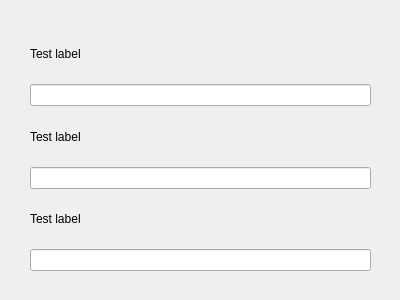
<?xml version="1.0" encoding="UTF-8"?>
<ui version="4.0">
 <class>Form</class>
 <widget class="QWidget" name="Form">
  <property name="geometry">
   <rect>
    <x>0</x>
    <y>0</y>
    <width>400</width>
    <height>300</height>
   </rect>
  </property>
  <property name="windowTitle">
   <string>Form</string>
  </property>
  <widget class="QWidget" name="verticalLayoutWidget">
   <property name="geometry">
    <rect>
     <x>30</x>
     <y>30</y>
     <width>341</width>
     <height>241</height>
    </rect>
   </property>
   <layout class="QVBoxLayout" name="verticalLayout">
    <item>
     <widget class="QLabel" name="label">
      <property name="text">
       <string>Test label</string>
      </property>
     </widget>
    </item>
    <item>
     <widget class="QLineEdit" name="lineEdit"/>
    </item>
    <item>
     <widget class="QLabel" name="label_2">
      <property name="text">
       <string>Test label</string>
      </property>
     </widget>
    </item>
    <item>
     <widget class="QLineEdit" name="lineEdit_2"/>
    </item>
    <item>
     <widget class="QLabel" name="label_3">
      <property name="text">
       <string>Test label</string>
      </property>
     </widget>
    </item>
    <item>
     <widget class="QLineEdit" name="lineEdit_3"/>
    </item>
   </layout>
  </widget>
 </widget>
 <resources/>
 <connections/>
</ui>
